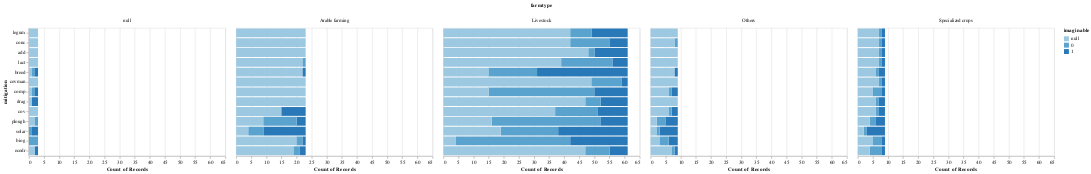

The cell this chart's notebook holds for it:
### Markdown cell above
### Does knowledge of mitigations differ by farm type?

### Code cell
alt.Chart(mitigation_df).mark_bar().encode(
    x='count(imaginable)',
    y=alt.Y('mitigation', sort=implemented_columns),
    color='imaginable:O',
    column='farmtype'
)

### Figure 1 — Vega-Lite specification as saved in the notebook (floating-point values rounded to 4 significant figures; data arrays with more than 128 entries replaced by an {"elided": "..."} marker saying what was removed)
{"config": {"view": {"continuousWidth": 400, "continuousHeight": 300}}, "data": {"name": "data-28c9b768757230f3b662a18bcbed2501"}, "mark": "bar", "encoding": {"color": {"type": "ordinal", "field": "imaginable"}, "column": {"type": "nominal", "field": "farmtype"}, "x": {"type": "quantitative", "aggregate": "count", "field": "imaginable"}, "y": {"type": "nominal", "field": "mitigation", "sort": ["legum", "conc", "add", "lact", "breed", "covman", "comp", "drag", "cov", "plough", "solar", "biog", "ecodr"]}}, "$schema": "https://vega.github.io/schema/vega-lite/v4.8.1.json", "datasets": {"data-28c9b768757230f3b662a18bcbed2501": {"elided": "1365 records"}}}
